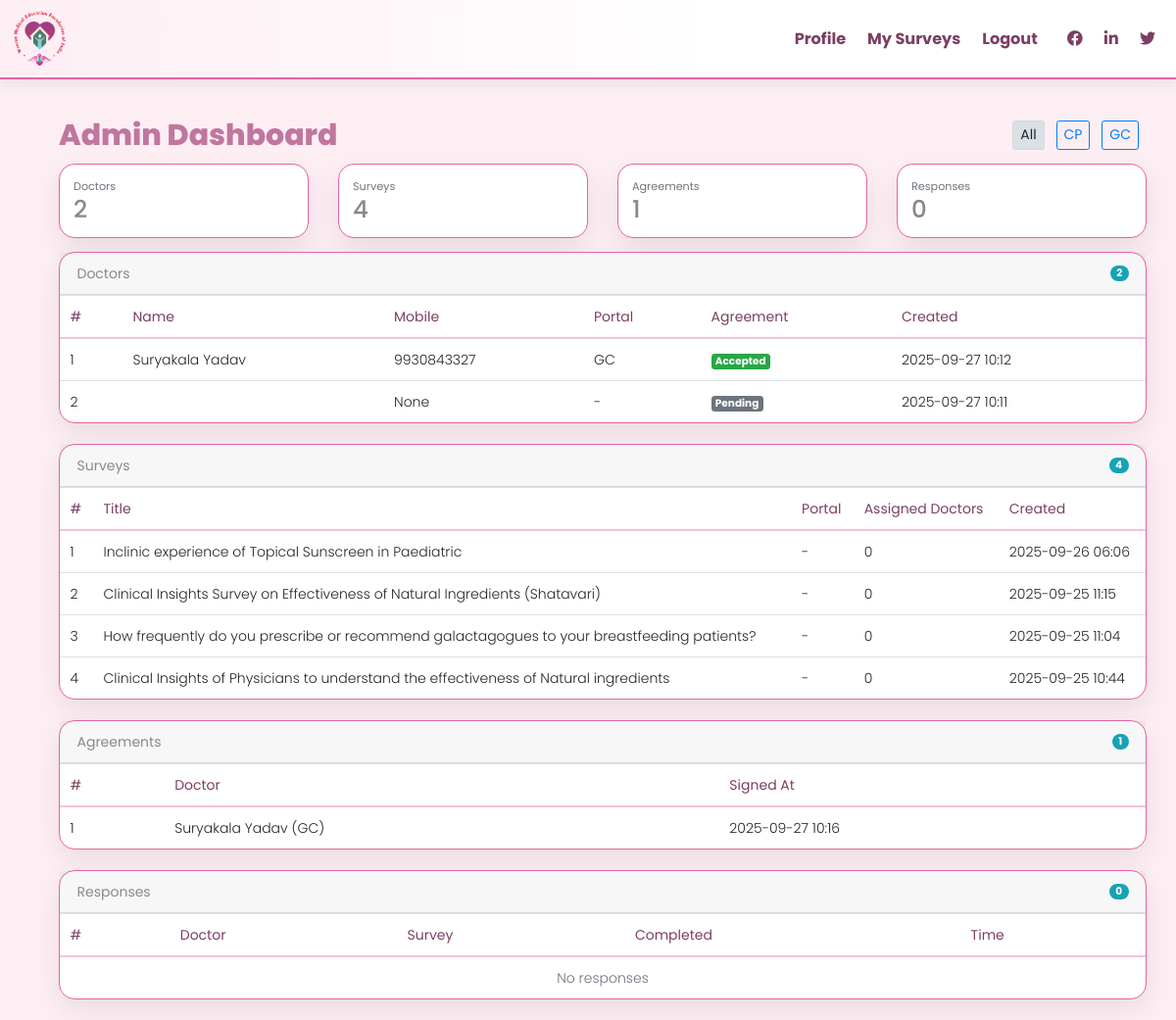
The app's page /admin-dashboard/ (signed in), older data.
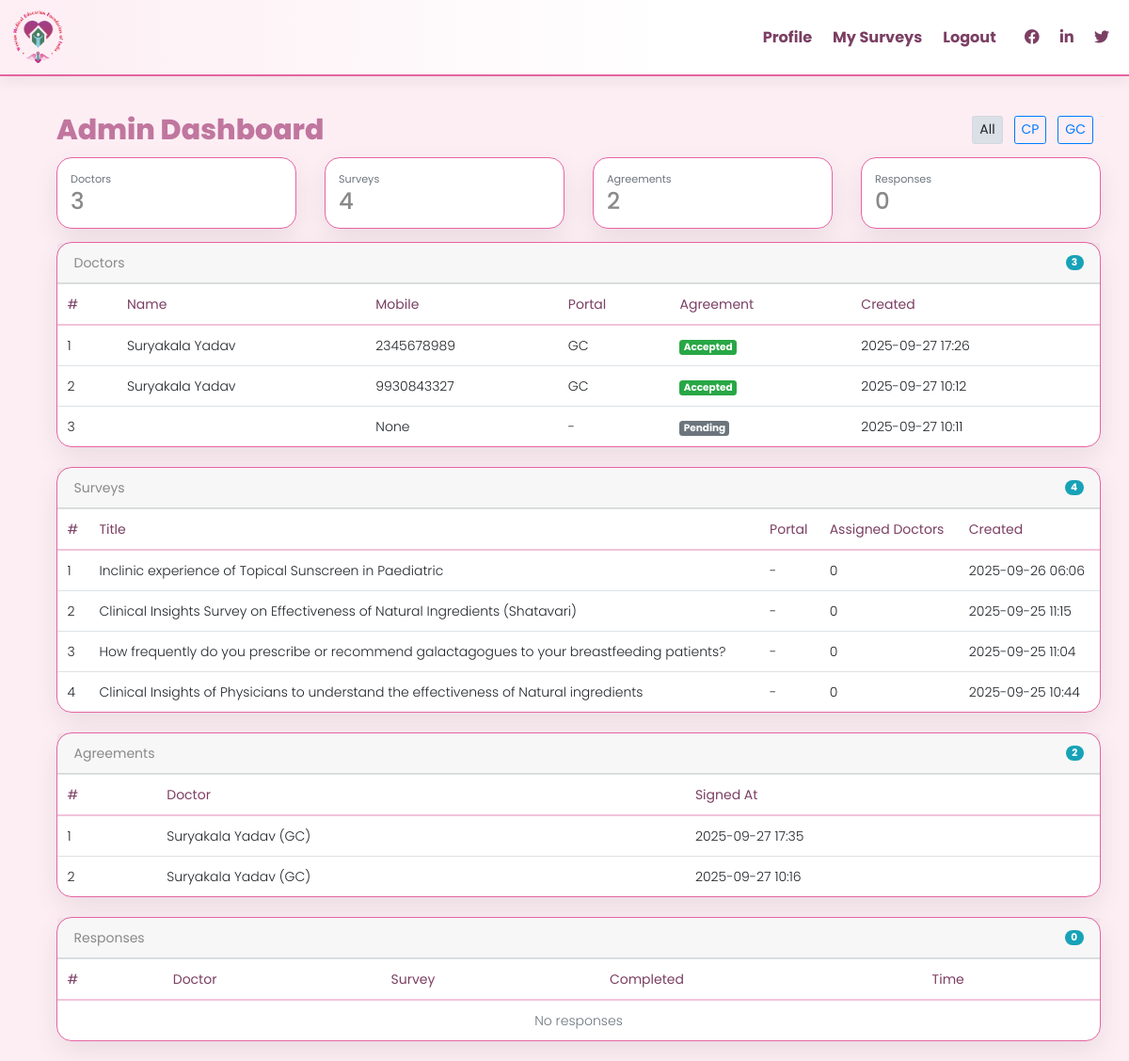
The same page, newer data.
### wtestapp/models.py (models this page shows, shortened)
class Doctor(models.Model):
    user = models.OneToOneField(User, on_delete=models.CASCADE)
    mobile = models.CharField(max_length=15, unique=True, blank=True, null=True)
    first_name = models.CharField(max_length=120, blank=True)
    last_name = models.CharField(max_length=120, blank=True)
    email = models.EmailField(blank=True)
    PORTAL_CHOICES = (
        ("CP", "CP"),
        ("GC", "GC"),
    )
    portal_type = models.CharField(max_length=10, choices=PORTAL_CHOICES, blank=True, null=True)
    GENDER_CHOICES = (
        ('Male', 'Male'),
        ('Female', 'Female'),
        ('Other', 'Other'),
    )
    gender = models.CharField(max_length=10, choices=GENDER_CHOICES, blank=True, null=True)
    address = models.TextField(blank=True)
    state = models.CharField(max_length=50, blank=True)
    city = models.CharField(max_length=50, blank=True)
    pincode = models.CharField(max_length=10, blank=True)
    profession = models.CharField(max_length=80, blank=True)
    specialty = models.CharField(max_length=80, blank=False, null=False)
    contact_info = models.CharField(max_length=200, blank=False, null=False)
    degree = models.CharField(max_length=80, blank=True)
    diploma = models.CharField(max_length=80, blank=True)
    pg_degree = models.CharField(max_length=80, blank=True)
    diplomate = models.CharField(max_length=80, blank=True)
    superspeciality = models.CharField(max_length=80, blank=True)
    mci_registration = models.CharField(max_length=80, blank=True)
    pan = models.CharField(max_length=20, blank=True)
    pan_copy = models.FileField(upload_to='documents/', blank=True, null=True)
    cancelled_cheque = models.FileField(upload_to='documents/', blank=True, null=True)
    visiting_card = models.FileField(upload_to='documents/', blank=True, null=True)
    optional_document = models.FileField(upload_to='documents/', blank=True, null=True)
    prescription_name = models.CharField(max_length=150, blank=True)
    prescription_file = models.FileField(upload_to='documents/', blank=True, null=True)
    clinic_name = models.CharField(max_length=120, blank=True)
    qualification = models.CharField(max_length=120, blank=True)
    gst_number = models.CharField(max_length=15, blank=True, null=True)
    has_gst = models.BooleanField(default=False)
    bank_account_name = models.CharField(max_length=120, blank=True, null=True)
    bank_name = models.CharField(max_length=120, blank=True, null=True)
    account_no = models.CharField(max_length=50, blank=True, null=True)
    branch = models.CharField(max_length=100, blank=True, null=True)
    ifsc = models.CharField(max_length=20, blank=True, null=True)
    agreement_accepted = models.BooleanField(default=False)
    agreement_amount = models.PositiveIntegerField(blank=True, null=True)
    created_at = models.DateTimeField(auto_now_add=True)
    updated_at = models.DateTimeField(auto_now=True)

class Survey(models.Model):
    title = models.CharField(max_length=255)
    description = models.TextField(blank=True, null=True)
    assigned_to = models.ManyToManyField(Doctor, related_name='surveys', blank=True)
    PORTAL_CHOICES = (
        ("CP", "CP"),
        ("GC", "GC"),
    )
    portal_type = models.CharField(max_length=10, choices=PORTAL_CHOICES, blank=True, null=True)
    created_at = models.DateTimeField(auto_now_add=True)

class Agreement(models.Model):
    doctor = models.OneToOneField(Doctor, on_delete=models.CASCADE, related_name='signed_agreement')
    agreement_text = models.TextField()
    digital_signature = models.TextField(blank=True, null=True)  # Base64 encoded signature
    signature_type = models.CharField(max_length=20, choices=[('drawn', 'Drawn'), ('typed', 'Typed')], default='drawn')
    signed_at = models.DateTimeField(auto_now_add=True)
    pdf_file = models.FileField(upload_to='agreements/', blank=True, null=True)
    ip_address = models.GenericIPAddressField(blank=True, null=True)
    user_agent = models.TextField(blank=True, null=True)

### wtestapp/views.py (the view)
# urls.py: path('admin-dashboard/', views.admin_dashboard_view, name='admin_dashboard'),
@login_required
def admin_dashboard_view(request):
    portal = request.GET.get('portal')
    doctors = Doctor.objects.all()
    surveys = Survey.objects.all()
    agreements = Agreement.objects.all()
    responses = SurveyResponse.objects.all()
    if portal in ('CP', 'GC'):
        doctors = doctors.filter(portal_type=portal)
        surveys = surveys.filter(portal_type=portal)
        agreements = agreements.filter(doctor__portal_type=portal)
        responses = responses.filter(survey__portal_type=portal)
    context = {
        'portal': portal,
        'doctors': doctors.select_related('user').order_by('-created_at'),
        'surveys': surveys.order_by('-created_at'),
        'agreements': agreements.select_related('doctor__user').order_by('-signed_at'),
        'responses': responses.select_related('doctor__user', 'survey').order_by('-started_at'),
    }
    return render(request, 'wtestapp/admin_dashboard.html', context)

### wtestapp/context_processors.py (called while the page is built)
def doctor_context(request):
    mobile = request.session.get('mobile')
    if mobile:
        try:
            doctor = Doctor.objects.get(mobile=mobile)
            return {'doctor': doctor}
        except Doctor.DoesNotExist:
            return {}
    return {}

### wtestapp/templates/wtestapp/admin_dashboard.html (shortened to what the changed rows need)
{% extends 'wtestapp/base.html' %}
{% load static %}
{% block content %}
<div class="container my-4">
  <div class="d-flex justify-content-between align-items-center mb-3">
    <h2 class="page-title mb-0">Admin Dashboard</h2>
  </div>
  <div class="row g-3 mb-3">
    <div class="col-md-3">
      <div class="card p-3">
        <div class="small text-muted">Doctors</div>
        <div class="h3 mb-0">{{ doctors|length }}</div>
      </div>
    </div>
    <div class="col-md-3">
      <div class="card p-3">
        <div class="small text-muted">Agreements</div>
        <div class="h3 mb-0">{{ agreements|length }}</div>
      </div>
    </div>
  </div>
  <div class="card mb-4">
    <div class="card-header d-flex justify-content-between align-items-center">
      <strong>Doctors</strong>
      <span class="badge badge-pill badge-info">{{ doctors|length }}</span>
    </div>
    <div class="card-body p-0">
      <div class="table-responsive">
        <table class="table mb-0">
          <thead>
            <tr>
              <th>#</th>
              <th>Name</th>
              <th>Mobile</th>
              <th>Portal</th>
              <th>Agreement</th>
              <th>Created</th>
            </tr>
          </thead>
          <tbody>
            {% for d in doctors %}
              <tr>
                <td>{{ forloop.counter }}</td>
                <td>{{ d.first_name }} {{ d.last_name }}</td>
                <td>{{ d.mobile }}</td>
                <td>{{ d.portal_type|default:'-' }}</td>
                <td>
                  {% if d.agreement_accepted %}
                    <span class="badge badge-success">Accepted</span>
                  {% else %}
                    <span class="badge badge-secondary">Pending</span>
                  {% endif %}
                </td>
                <td>{{ d.created_at|date:'Y-m-d H:i' }}</td>
              </tr>
            {% empty %}
              <tr><td colspan="6" class="text-center text-muted">No doctors</td></tr>
            {% endfor %}
          </tbody>
        </table>
      </div>
    </div>
  </div>
  <div class="card mb-4">
    <div class="card-body p-0">
      <div class="table-responsive">
        <table class="table mb-0">
          <thead>
            <tr>
              <th>#</th>
              <th>Title</th>
              <th>Portal</th>
              <th>Assigned Doctors</th>
              <th>Created</th>
            </tr>
          </thead>
          <tbody>
            {% for s in surveys %}
              <tr>
                <td>{{ forloop.counter }}</td>
                <td>{{ s.title }}</td>
                <td>{{ s.portal_type|default:'-' }}</td>
                <td>{{ s.assigned_to.count }}</td>
                <td>{{ s.created_at|date:'Y-m-d H:i' }}</td>
              </tr>
            {% empty %}
              <tr><td colspan="5" class="text-center text-muted">No surveys</td></tr>
            {% endfor %}
          </tbody>
        </table>
      </div>
    </div>
  </div>
  <div class="card mb-4">
    <div class="card-header d-flex justify-content-between align-items-center">
      <strong>Agreements</strong>
      <span class="badge badge-pill badge-info">{{ agreements|length }}</span>
    </div>
    <div class="card-body p-0">
      <div class="table-responsive">
        <table class="table mb-0">
          <thead>
            <tr>
              <th>#</th>
              <th>Doctor</th>
              <th>Signed At</th>
            </tr>
          </thead>
          <tbody>
            {% for a in agreements %}
              <tr>
                <td>{{ forloop.counter }}</td>
                <td>{{ a.doctor.first_name }} {{ a.doctor.last_name }} ({{ a.doctor.portal_type|default:'-' }})</td>
                <td>{{ a.signed_at|date:'Y-m-d H:i' }}</td>
              </tr>
            {% empty %}
              <tr><td colspan="3" class="text-center text-muted">No agreements</td></tr>
            {% endfor %}
          </tbody>
        </table>
      </div>
    </div>
  </div>
  <div class="card mb-4">
    <div class="card-body p-0">
      <div class="table-responsive">
        <table class="table mb-0">
          <thead>
            <tr>
              <th>#</th>
              <th>Doctor</th>
              <th>Survey</th>
              <th>Completed</th>
              <th>Time</th>
            </tr>
          </thead>
        </table>
      </div>
    </div>
  </div>
</div>
{% endblock %}

Row changes from the older to the newer data that the page shows:
added Doctor: first_name "Suryakala", last_name "Yadav", mobile "2345678989", portal_type "GC", agreement_accepted "Accepted", created_at "2025-09-27 17:26"
added Agreement: doctor.first_name "Suryakala", doctor.last_name "Yadav", doctor.portal_type "GC", signed_at "2025-09-27 17:35"
Text that changed along with them:
{{ doctors|length }}: "2" → "3"
{{ agreements|length }}: "1" → "2"
